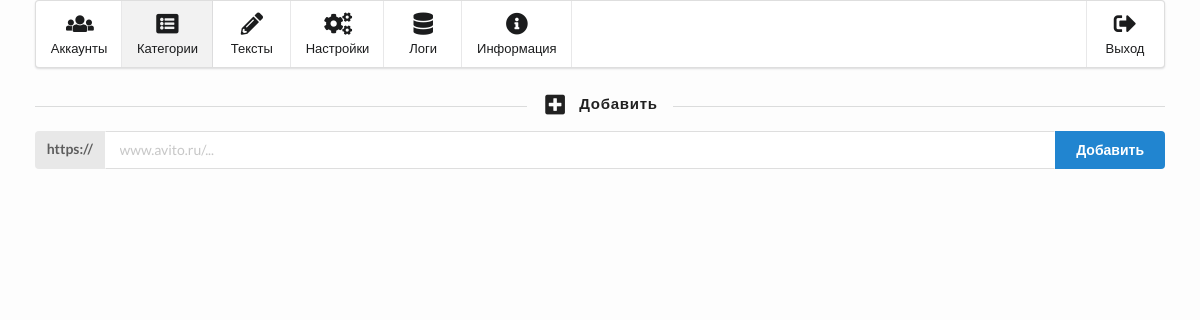
The app's page /categories (signed in), older data.
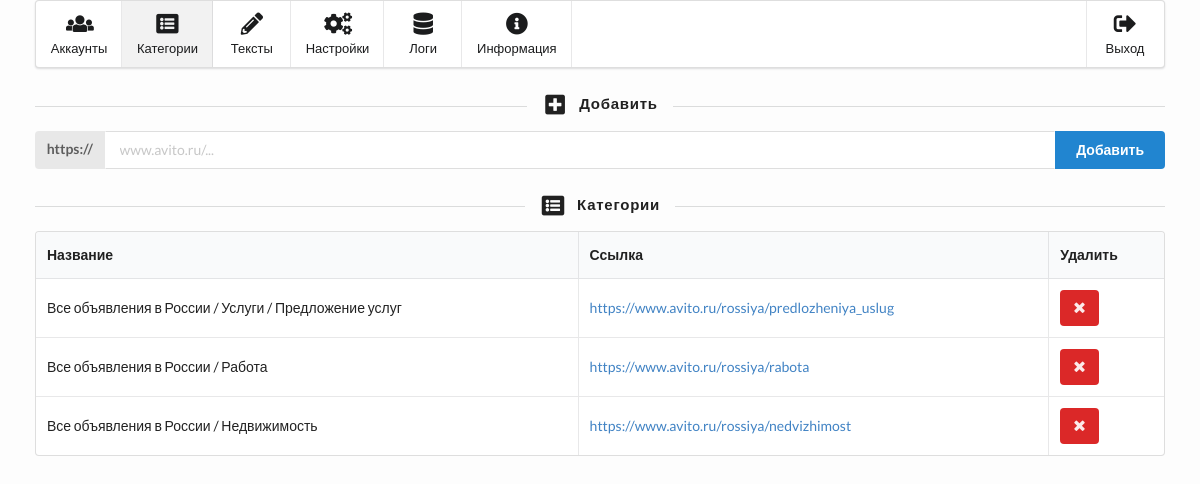
The same page, newer data.
### tables this page shows
CREATE TABLE categories (id INTEGER PRIMARY KEY AUTOINCREMENT, name VARCHAR (255), link VARCHAR (255));

### public/router.php (called while the page is built, shortened)
<?php
$pages = [
	'login' => 'Авторизация',
	'exit' => 'Выход',
	'404' => 'Страница не найдена',
	'accounts' => 'Аккаунты',
	'categories' => 'Категории',
	'texts' => 'Тексты',
	'settings' => 'Настройки',
	'logs' => 'Логи',
	'info' => 'Информация',
];
if (isset($_GET['route'])) {
	$get=str_replace('/', '', $_GET['route']);
	if (array_key_exists($get, $pages) and file_exists(PAGES.'/back/'.$get.'.php') and file_exists(PAGES.'/front/'.$get.'.php')) {
		$page = $get;
	} else {
		$page = '404';
	}
} else {
	$page = 'accounts';
}

### classes/DB.class.php (called while the page is built)
<?php
class DB
{
	static private $connect = null;
	static public function connect()
	{
		if (null === self::$connect) {
			self::$connect = new PDO('sqlite:'.DATABASES.'/database.db') ;
		}
		return self::$connect;
	}
}

### public/pages/back/categories.php (called while the page is built, shortened)
<?php
$sql = "SELECT id, name, link FROM categories";
$categories = DB::connect()->query($sql)->fetchAll(PDO::FETCH_OBJ);

### public/pages/front/categories.php (the view, shortened to what this page needs)
<h4 class="ui horizontal divider header"><i class="add square icon"></i>Добавить</h4>
<form action="" method="post" class="ui labeled fluid action input">
	<div class="ui label">https://</div>
	<input type="text" name="link" placeholder="www.avito.ru/...">
	<button type="submit" class="ui primary button">Добавить</button>
</form>
<?php if ($categories): ?>
<h4 class="ui horizontal divider header"><i class="browser icon"></i>Категории</h4>
<table class="ui single line celled table">
	<thead>
		<tr>
			<th>Название</th>
			<th>Ссылка</th>
			<th>Удалить</th>
		</tr>
	</thead>
	<tbody>
		<?php foreach ($categories as $category): ?>
		<tr>
			<td><?php echo $category->name; ?></td>
			<td>
				<a target="_blank" href="<?php echo $category->link; ?>"><?php echo $category->link; ?></a>
			</td>
			<td>
				<form action="" method="post">
					<button type="submit" class="ui negative icon button">
						<i class="remove icon"></i>
					</button>
				</form>
			</td>
		</tr>
		<?php endforeach; ?>
	</tbody>
</table>
<?php endif; ?>

### public/index.php (shortened to what this page needs)
<?php
require_once PUBL . '/router.php';
require_once PAGES . '/back/' . $page . '.php';
?>
<!doctype html>
<html lang="ru">
	<head>
		<link rel="stylesheet" href="https://cdnjs.cloudflare.com/ajax/libs/semantic-ui/2.2.9/semantic.min.css">
		<link rel="stylesheet" href="<?php echo CSS; ?>">
	</head>
	<body>
		<?php if (isset($_SESSION['login'])): ?>
		<div class="ui labeled icon small menu">
			<a class="<?php if ($page == 'accounts') echo 'active '; ?>item" href="accounts">
				<i class="users icon"></i>
				<span class="menu-text">Аккаунты</span>
			</a>
			<a class="<?php if ($page == 'categories') echo 'active '; ?>item" href="categories">
				<i class="browser icon"></i>
				<span class="menu-text">Категории</span>
			</a>
			<a class="<?php if ($page == 'texts') echo 'active '; ?>item" href="texts">
				<i class="write icon"></i>
				<span class="menu-text">Тексты</span>
			</a>
			<a class="<?php if ($page == 'settings') echo 'active '; ?>item" href="settings">
				<i class="settings icon"></i>
				<span class="menu-text">Настройки</span>
			</a>
			<a class="<?php if ($page == 'logging') echo 'active '; ?>item" href="logging">
				<i class="database icon"></i>
				<span class="menu-text">Логи</span>
			</a>
			<a class="<?php if ($page == 'info') echo 'active '; ?>item" href="info">
				<i class="info circle icon"></i>
				<span class="menu-text">Информация</span>
			</a>
			<div class="right menu">
				<a class="item" href="exit"><i class="sign out icon"></i><span class="menu-text">Выход</span></a>
			</div>
		</div>
		<?php endif; ?>
		<?php require_once PAGES . '/front/' . $page . '.php'; ?>
		<div class="bottom"></div>
	</body>
</html>

### public/style.css (style rules this page uses)
html, body { background-color: #fdfdfd; }
body { padding: 0 35px 0px 35px; }
.bottom { height: 50px; }

Row changes from the older to the newer data that the page shows:
added categories: name "Все объявления в России / Услуги / Предложение услуг", link "https://www.avito.ru/rossiya/predlozheniya_uslug"
added categories: name "Все объявления в России / Работа", link "https://www.avito.ru/rossiya/rabota"
added categories: name "Все объявления в России / Недвижимость", link "https://www.avito.ru/rossiya/nedvizhimost"
Text that changed along with them:
text now shown: "Категории Название Ссылка Удалить"
